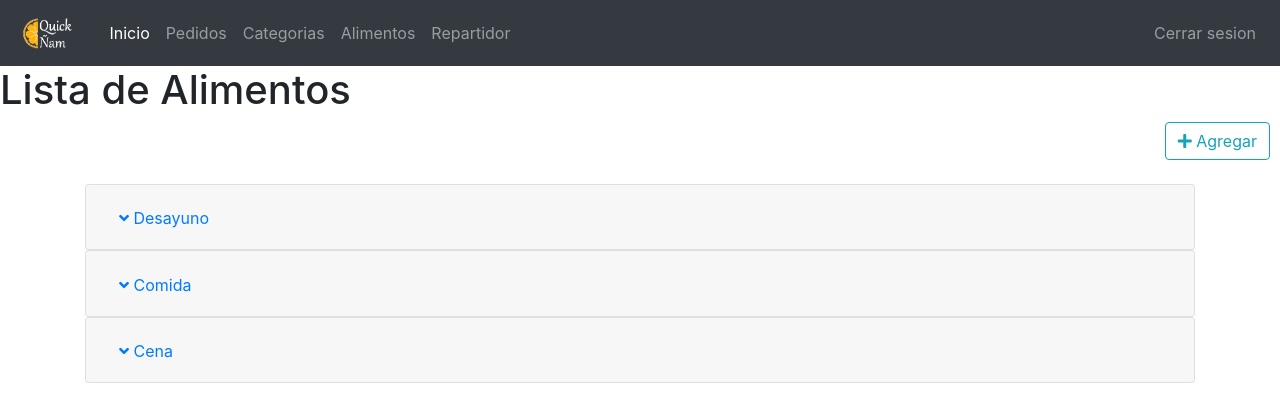
Page /administrador/ver-alimento/ (signed in) on the committed database.
### admin_categoria/models.py (models this page shows, shortened)
class Categoria(models.Model):
	nombre = models.CharField(max_length=200)
	foto = models.ImageField(blank=True, upload_to = 'fotos')
	descripcion = models.CharField(max_length=300)

### admin_alimentos/views.py (the view)
# urls.py: path('ver-alimento/', views.VerAlimento.as_view(), name='ver_alimento'),
class VerAlimento(View):
	template = "admin_alimentos/alimentos_list.html"
	def get(self, request):
		alimentos = Alimento.objects.all()
		context = {"alimentos": alimentos, "categorias": Categoria.objects.all()}
		return render(request, self.template, context)

### admin_alimentos/templates/admin_alimentos/alimentos_list.html (shortened to what this page needs)
{% extends 'admin_repartidor/base.html' %}
{%load static%}
{% block body_content %}
{%if user.is_authenticated%}
<h1>Lista de Alimentos </h1>
 <div style="text-align:right; width:1270px">
<a class="btn btn-outline-info" href="{% url 'admin_alimentos:registrar_alimento' %}">
<i class="fa fa-plus"></i> Agregar</a>
</div>
<br>
<div class="container">
{%if categorias %}
{%for categoria in categorias%}
<div class="accordion" id="accordionExample">
  <div class="card">
    <div class="card-header" id="{{categoria.id}}">
      <h2 class="mb-0">
        <button type="button" class="btn btn-link" data-toggle="collapse" data-target="#{{categoria.nombre}}">
        	<i class="fas fa-angle-down"></i>
          {{categoria.nombre}}
        </button>
      </h2>
    </div>
  </div>
 </div>
{%endfor%}
{% else %}
	<h2>No hay registros</h2>
{% endif %}
</div>
{% endif%}
{% endblock body_content %}

### rows in the picture
Categoria: nombre "Desayuno"
Categoria: nombre "Comida"
Categoria: nombre "Cena"
